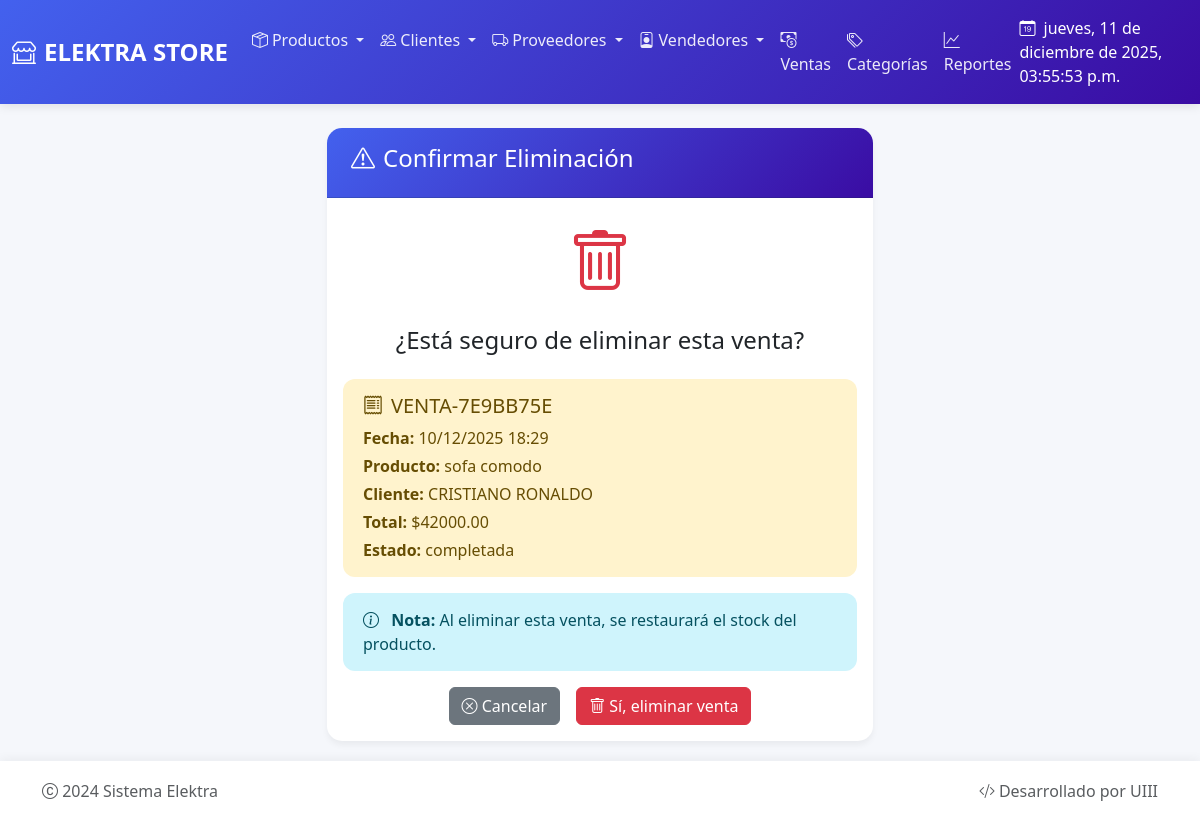
The page /ventas/borrar/2/ on the database its author committed.
### app_Elektra/models.py (models this page shows, shortened)
class Venta(models.Model):
    folio = models.CharField(max_length=50, unique=True)
    fecha_venta = models.DateTimeField(default=timezone.now)
    total = models.DecimalField(max_digits=10, decimal_places=2)
    metodo_pago = models.CharField(max_length=50)
    estado = models.CharField(max_length=50)
    vendedor = models.ForeignKey(Vendedor, on_delete=models.SET_NULL, null=True)
    producto = models.ForeignKey(Producto, on_delete=models.CASCADE)
    cliente = models.ForeignKey(Cliente, on_delete=models.CASCADE)
    notas = models.TextField(blank=True, null=True)
    fecha_creacion = models.DateTimeField(auto_now_add=True)
    fecha_actualizacion = models.DateTimeField(auto_now=True)
    class Meta:
        ordering = ['-fecha_venta']
        verbose_name = 'Venta'
        verbose_name_plural = 'Ventas'

class Producto(models.Model):
    nombre_producto = models.CharField(max_length=120)
    categoria = models.ForeignKey(Categoria, on_delete=models.CASCADE, related_name="productos")
    precio = models.DecimalField(max_digits=10, decimal_places=2)
    stock = models.IntegerField()
    descripcion = models.TextField()
    proveedor = models.ForeignKey(Proveedor, on_delete=models.CASCADE, related_name="productos")
    sku = models.CharField(max_length=50, unique=True)
    imagen = models.ImageField(
        upload_to='productos/',
        null=True,
        blank=True,
        default='productos/default_producto.png',
        verbose_name='Imagen del producto'
    )
    fecha_creacion = models.DateTimeField(auto_now_add=True)
    fecha_actualizacion = models.DateTimeField(auto_now=True)
    class Meta:
        ordering = ['-fecha_creacion']
        verbose_name = 'Producto'
        verbose_name_plural = 'Productos'

class Cliente(models.Model):
    nombre = models.CharField(max_length=120)
    telefono = models.CharField(max_length=20)
    email = models.EmailField(max_length=100, unique=True)
    direccion = models.TextField()
    foto = models.ImageField(
        upload_to='clientes/',
        null=True,
        blank=True,
        default='clientes/default_cliente.png',
        verbose_name='Foto del cliente'
    )
    tipo_cliente = models.CharField(
        max_length=20,
        choices=[
            ('regular', 'Cliente Regular'),
            ('premium', 'Cliente Premium'),
            ('corporativo', 'Cliente Corporativo'),
        ],
        default='regular'
    )
    fecha_registro = models.DateTimeField(auto_now_add=True)
    fecha_actualizacion = models.DateTimeField(auto_now=True)
    class Meta:
        ordering = ['nombre']
        verbose_name = 'Cliente'
        verbose_name_plural = 'Clientes'

### app_Elektra/views.py (the view, shortened to what this page needs)
# urls.py: path('ventas/borrar/<int:pk>/', views.ventas_borrar, name='ventas_borrar'),
def ventas_borrar(request, pk):
    venta = get_object_or_404(Venta, id=pk)
    return render(request, 'ventas/borrar.html', {'venta': venta})

### app_Elektra/templates/ventas/borrar.html (shortened to what this page needs)
{% extends 'base.html' %}
{% block content %}
<div class="row">
    <div class="col-md-6 mx-auto">
        <div class="card border-danger">
            <div class="card-header bg-danger text-white">
                <h4><i class="bi bi-exclamation-triangle me-2"></i>Confirmar Eliminación</h4>
            </div>
            <div class="card-body">
                <div class="text-center mb-4">
                    <i class="bi bi-trash text-danger" style="font-size: 4rem;"></i>
                    <h4 class="mt-3">¿Está seguro de eliminar esta venta?</h4>
                </div>
                <div class="alert alert-warning">
                    <h5><i class="bi bi-receipt me-2"></i>{{ venta.folio }}</h5>
                    <p class="mb-1"><strong>Fecha:</strong> {{ venta.fecha_venta|date:"d/m/Y H:i" }}</p>
                    <p class="mb-1"><strong>Producto:</strong> {{ venta.producto.nombre_producto }}</p>
                    <p class="mb-1"><strong>Cliente:</strong> {{ venta.cliente.nombre }}</p>
                    <p class="mb-1"><strong>Total:</strong> ${{ venta.total }}</p>
                    <p class="mb-0"><strong>Estado:</strong> {{ venta.estado }}</p>
                </div>
                <div class="alert alert-info">
                    <i class="bi bi-info-circle me-2"></i>
                    <strong>Nota:</strong> Al eliminar esta venta, se restaurará el stock del producto.
                </div>
                <form method="POST">
                    <div class="d-grid gap-2 d-md-flex justify-content-md-center">
                        <a href="{% url 'ventas_ver' %}" class="btn btn-secondary me-md-2">
                            <i class="bi bi-x-circle"></i> Cancelar
                        </a>
                        <button type="submit" class="btn btn-danger">
                            <i class="bi bi-trash"></i> Sí, eliminar venta
                        </button>
                    </div>
                </form>
            </div>
        </div>
    </div>
</div>
{% endblock %}

### app_Elektra/templates/base.html (style rules this page uses)
:root { --primary-color: #4361ee; --secondary-color: #3a0ca3; --success-color: #4cc9f0; --danger-color: #f72585; --warning-color: #f8961e; --info-color: #7209b7; --light-color: #f8f9fa; --dark-color: #212529; }
body { background-color: #f5f7fb; font-family: 'Segoe UI', Tahoma, Geneva, Verdana, sans-serif; padding-bottom: 60px; }
.card { border: none; border-radius: 15px; box-shadow: 0 4px 6px rgba(0,0,0,0.05); margin-bottom: 20px; transition: transform 0.3s; }
.card-header { background: linear-gradient(135deg, var(--primary-color), var(--secondary-color)); color: white; border-radius: 15px 15px 0 0 !important; font-weight: 600; padding: 1rem 1.5rem; }
.alert { border: none; border-radius: 12px; padding: 15px 20px; }
html { scroll-behavior: smooth; }

### rows shown on the page
Venta: folio "VENTA-7E9BB75E", fecha_venta "10/12/2025 18:29", producto.nombre_producto "sofa comodo", cliente.nombre "CRISTIANO RONALDO", total "42000.00", estado "completada"
